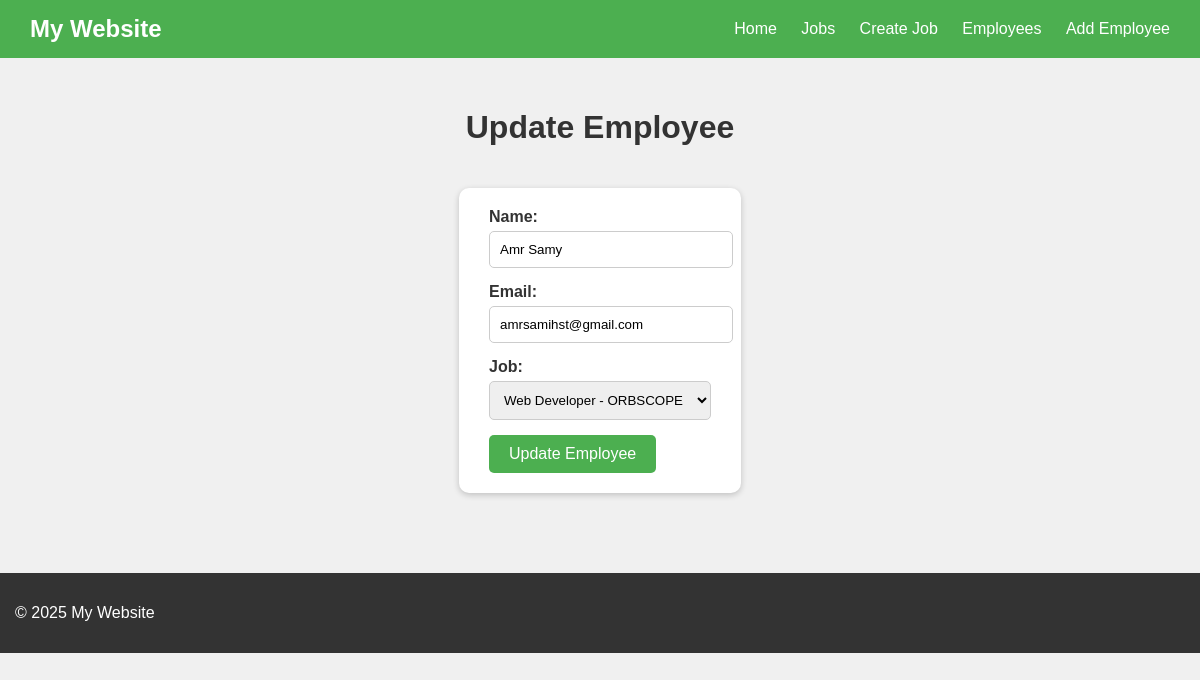
/employees/update/1, run on the app's committed database.
### app.py (models this page shows)
class Employee(db.Model):
    id = db.Column(db.Integer, primary_key=True)
    name = db.Column(db.String(100))
    email = db.Column(db.String(100))
    job_id = db.Column(db.Integer, db.ForeignKey('job.id'))

class Job(db.Model):
    id = db.Column(db.Integer, primary_key=True)
    title = db.Column(db.String(100))
    company = db.Column(db.String(100))
    location = db.Column(db.String(100))
    employees = db.relationship('Employee', backref='job', lazy=True)

### app.py (the view)
@app.route('/employees/update/<int:id>', methods=['GET', 'POST'])
def update_employee(id):
    employee = Employee.query.get_or_404(id)
    jobs = Job.query.all()  # علشان الdropdown
    if request.method == 'POST':
        employee.name = request.form['name']
        employee.email = request.form['email']
        employee.job_id = request.form['job_id']
        db.session.commit()
        return redirect(url_for('list_employees'))
    return render_template('update_employee.html', employee=employee, jobs=jobs)

### templates/update_employee.html (shortened to what this page needs)
{% extends "base.html" %}
{% block content %}
<h1>Update Employee</h1>
<form method="POST" class="job-form">
    <div class="form-group">
        <label for="name">Name:</label><br>
        <input type="text" id="name" name="name" value="{{ employee.name }}" required>
    </div>
    <div class="form-group">
        <label for="email">Email:</label><br>
        <input type="email" id="email" name="email" value="{{ employee.email }}" required>
    </div>
    <div class="form-group">
        <label for="job_id">Job:</label><br>
        <select id="job_id" name="job_id" required>
            {% for job in jobs %}
            <option value="{{ job.id }}" {% if employee.job_id == job.id %}selected{% endif %}>
                {{ job.title }} - {{ job.company }}
            </option>
            {% endfor %}
        </select>
    </div>
    <button type="submit">Update Employee</button>
</form>
{% endblock %}

### templates/base.html (style rules this page uses)
body { font-family: Arial, sans-serif; background-color: #f0f0f0; color: #333; margin: 0; padding: 0; }

### templates/update_employee.html (style rules this page uses)
.job-form { display: inline-block; background: white; padding: 20px 30px; border-radius: 10px; box-shadow: 0 2px 6px rgba(0, 0, 0, 0.2); text-align: left; margin-top: 20px; }
.form-group { margin-bottom: 15px; }
label { font-weight: bold; }
input[type="text"], input[type="email"], select { width: 100%; padding: 10px; margin-top: 5px; border: 1px solid #ccc; border-radius: 5px; }
button { padding: 10px 20px; background-color: #4CAF50; color: white; border: none; border-radius: 5px; cursor: pointer; font-size: 16px; }

### data on the page
Employee: name "Amr Samy", email "amrsamihst@gmail.com", job_id "Web Developer - ORBSCOPE"
